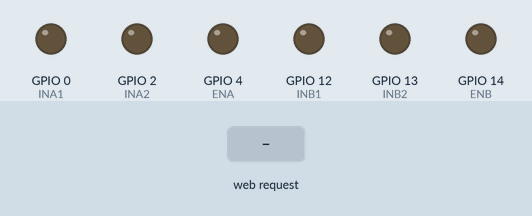
Recording of a sketch running on a simulated ESP8266 (NodeMCU). Parts: output pins drawn as LEDs (lit = HIGH). The test bench sets the inputs (shaded band). WiFi joins after 1.5 s; servers stay silent unless stated; what the sketch prints to the serial monitor is not drawn.

Above: at 2.7 s.
2.8 s: HTTP request GET /forward received
At 3.7 s:
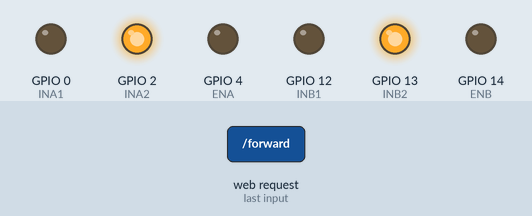
4.5 s: HTTP request GET /back received
At 5.9 s:
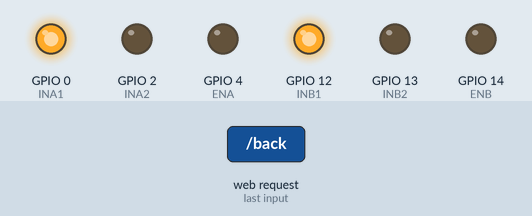
6.2 s: HTTP request GET /left received
At 7.0 s:
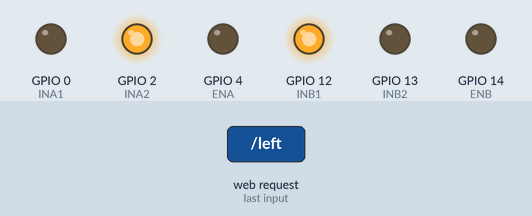
8.2 s: HTTP request GET /right received
At 8.6 s:
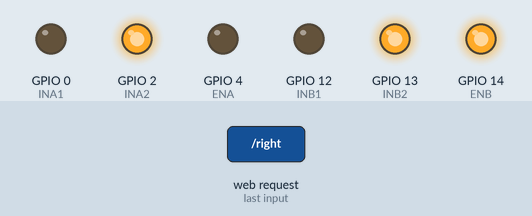
10.2 s: HTTP request GET /left received
At 10.6 s:
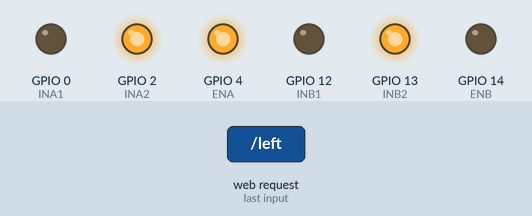
Timing chart, 0 to 13.2 s (numbered marks = the images above; inputs shaded):
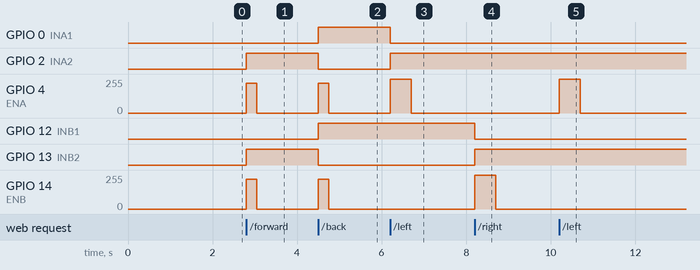

The sketch:

esp_os.ino
```cpp
#include <ESP8266WiFi.h>

const char* ssid = ""; //put your SSID here
const char* passwd = ""; //put your password here

WiFiServer server(80);

int ENA = 4;
int INA1 = 0;
int INA2 = 2;

int ENB = 14;
int INB1 = 12;
int INB2 = 13;

void setup() {
  // put your setup code here, to run once:

  pinMode(ENA, OUTPUT);
  pinMode(INA1, OUTPUT);
  pinMode(INA2, OUTPUT);

  pinMode(ENB, OUTPUT);
  pinMode(INB1, OUTPUT);
  pinMode(INB2, OUTPUT);

  Serial.begin(115200);
  delay(10);
  WiFi.begin(ssid, passwd);
  while (WiFi.status() != WL_CONNECTED) {
    delay(500);
    Serial.print(".");
  }
  Serial.println(" ");
  Serial.println("WiFi Connected!");

  server.begin();
  Serial.println("Server Started!");
  Serial.println(WiFi.localIP());
}


void loop() {
  // put your main code here, to run repeatedly:

  WiFiClient client = server.available();
  if (!client) {
    return;
  }

  while (!client.available()) {
    delay(1);
  }

  String request = client.readStringUntil('\r');
  Serial.println(request);
  client.flush();


  if (request.indexOf("/forward") != -1) {
    forward();
  }
  if (request.indexOf("/back") != -1) {
    back();
  }

  if (request.indexOf("/left") != -1) {
    left();
  }

  if (request.indexOf("/right") != -1) {
    right();
  }

  if (request.indexOf("/brake") != -1) {
    brake();
  }

  client.println("HTTP/1.1 200 OK");
  client.println("Content-type: text/html");
  client.println("");
  client.println("<!DOCTYPE HTML>");
  client.println("<html>");
  client.println("<head>");
  client.println("<title> Internet Controlled Car </title>");
  client.println("</head>");
  client.println("<body>");
  client.println("<h1>Internet Controlled Car</h1>");
  client.println("<p> Drive the f****ing car! </p>");
  client.println("<h2> Control Options </h2>");
  client.println("<li/> <a href='/forward'> Accelerate Forward </a>");
  client.println("<li/> <a href='/back'> Accelerate Backward </a>");
  client.println("<li/> <a href='/left'> Turn Left </a>");
  client.println("<li/> <a href='/right'> Turn Right </a>");
  client.println("<li/> <a href='/brake'> STOP! </a>");
  client.println("</body>");
  client.println("</html>");

}

void forward() {
  analogWrite(ENB, 900);
  digitalWrite(INB1, LOW);
  digitalWrite(INB2, HIGH);

  analogWrite(ENA, 900);
  digitalWrite(INA1, LOW);
  digitalWrite(INA2, HIGH);

  delay(250);
  brake();
}

void right() {
  analogWrite(ENB, 1023);
  digitalWrite(INB1, LOW);
  digitalWrite(INB2, HIGH);

  delay(500);
  brake();
}

void left() {
  analogWrite(ENA, 1023);
  digitalWrite(INA1, LOW);
  digitalWrite(INA2, HIGH);
  delay(500);
  brake();
}

void back() {
  analogWrite(ENB, 900);
  digitalWrite(INB1, HIGH);
  digitalWrite(INB2, LOW);

  analogWrite(ENA, 900);
  digitalWrite(INA1, HIGH);
  digitalWrite(INA2, LOW);

  delay(250);
  brake();
}

void brake() {
  digitalWrite(ENB, LOW);
  digitalWrite(ENA, LOW);
}
```

Measured:
- after the input at 2.8 s, GPIO 2 (INA2), GPIO 13 (INB2): LOW → HIGH at once; GPIO 4 (ENA), GPIO 14 (ENB): 0/255 → 224/255 at once, → 0/255 0.25 s later
- after the input at 4.5 s, GPIO 0 (INA1), GPIO 12 (INB1): LOW → HIGH at once; GPIO 2 (INA2), GPIO 13 (INB2): HIGH → LOW at once; GPIO 4 (ENA), GPIO 14 (ENB): 0/255 → 224/255 at once, → 0/255 0.25 s later
- after the input at 6.2 s, GPIO 0 (INA1): HIGH → LOW at once; GPIO 2 (INA2): LOW → HIGH at once; GPIO 4 (ENA): 0/255 → 255/255 at once, → 0/255 0.50 s later
- after the input at 8.2 s, GPIO 12 (INB1): HIGH → LOW at once; GPIO 13 (INB2): LOW → HIGH at once; GPIO 14 (ENB): 0/255 → 255/255 at once, → 0/255 0.50 s later
- after the input at 10.2 s, GPIO 4 (ENA): 0/255 → 255/255 at once, → 0/255 0.50 s later
